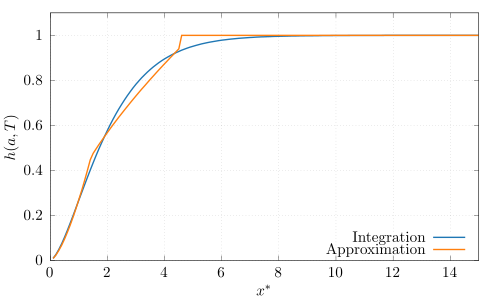

Write the gnuplot code that produced this figure.
load "../turbo.pal"
set terminal cairolatex standalone pdf size 5in,3in
set output "xe.tex"
set grid
set key bottom
set ylabel '$h(a,T)$'
set ytics 0.2
set xlabel "$x^*$"
set xrange [0:15]
# set y2tics nomirror
set logscale y2
set format y2 '$10^{%L}$'
# set y2label "Error"
# set y2range [1e-5:1e-1]

set yrange [0:1.1]
plot "electron-transparency-xe.txt" u 1:2 t "Integration" w l ls 1,\
"" u 1:3 t "Approximation" w l ls 2# ,\
#"" u 1:(abs(($2-$3)/$2)) t "Error" w l axes x1y2
